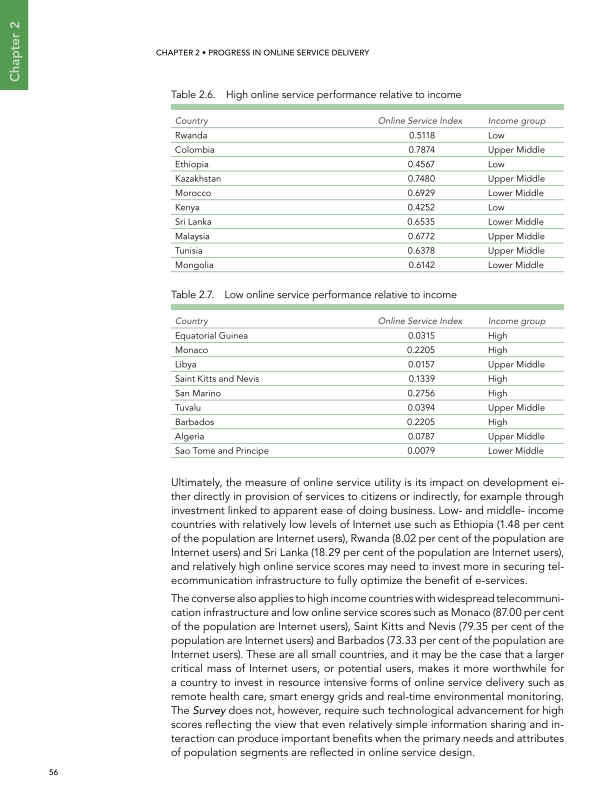
#> input picture TableStructureRecognition/Examples/cTDaR_t10120.jpg, 1224 x 1584 px (shown at 1/2 size)
$ python -i borderFunc.py   (imports and definitions only)
#> lines starting #> are read from the running program, lines starting #| are printed output that depends on the picture; after the words box and inside, x2 and y2 are one past the last pixel; in counts of white or black regions, pixels touching at a corner belong together
#> further down, picture is the input picture: shape (1584, 1224, 3); mean B, G, R 242.4, 243.7, 242.4
import cv2
from CascadeTabNet.TableStructureRecognition.Functions.line_detection import line_detection

##################  Functions required for Border table Recognition #################

## Return the intersection of lines only if intersection is present ##
# Input : x1, y1, x2, y2, x3, y3, x4, y4 (1: vertical, 2: horizontal)
# Output : (x,y) Intersection point
# [113 lines left out: functions line_intersection, extract_table, not called in this run]
# extract_table(cv2.imread("E:\\KSK\\KSK ML\\KSK PAPERS\\TabXNet\\For Git\\images\\table.PNG"),1,lines=None)


def findX(X,x):
    return X.index(x)
def findY(Y,y):
    return Y.index(y)

# [7 lines left out: function span, not called in this run]


def extractText(img):
    gray = cv2.cvtColor(img, cv2.COLOR_BGR2GRAY)
    _, thresh1 = cv2.threshold(gray, 0, 255, cv2.THRESH_OTSU | cv2.THRESH_BINARY_INV)
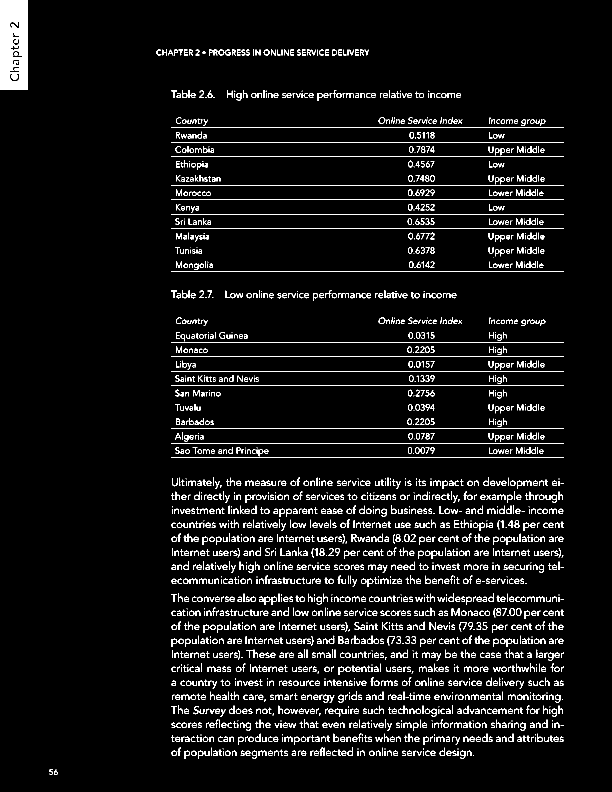
#> thresh1: shape (1584, 1224) (shown at 1/2 size); 5.3% white in thin lines or dots
    # cv2_imshow(thresh1)
    rect_kernel = cv2.getStructuringElement(cv2.MORPH_RECT, (1, 1))
    dilation = cv2.dilate(thresh1, rect_kernel, iterations = 2)
    contours, _ = cv2.findContours(dilation, cv2.RETR_EXTERNAL,cv2.CHAIN_APPROX_NONE)
#> contours = 2187 contours, 1185 with area under 20; largest, box (x1, y1, x2, y2) and area: (0, 0, 56, 180) 9845, (1032, 1216, 1043, 1232) 125, (1019, 1216, 1030, 1232) 125, (757, 635, 771, 648) 124, (808, 1068, 819, 1084) 122
    im2 = img.copy()
    mx,my,mw,mh = float('Inf'),float('Inf'),-1,-1
    for cnt in contours:
        x, y, w, h = cv2.boundingRect(cnt)
        # print(im2.shape)
        if x<2 or y<2 or (x+w>=im2.shape[1]-1 and y+h>=im2.shape[0]-1) or w>=im2.shape[1]-1 or h>=im2.shape[0]-1:
            continue
        if x<mx:
            mx = x
        if y<my:
            my = y
        if x+w>mw:
            mw = x+w
        if y+h>mh:
            mh = y+h
#> this loop made 2187 passes
#> (x, y, w, h, mx, my, mw, mh) on pass 1: (108, 1539, 8, 11, 108, 1539, 116, 1550)
#> (cnt, x, y, w, h, my, mw) on pass 3: ([[946, 1510], [946, 1511], [947, 1511], [947, 1510]], 946, 1510, 2, 2, 1510, 948)
#> after the loop, mh = 1550; mw = 1128; mx = 99; my = 99
        # print(x, y, w, h)

    if mx !=float('Inf') and my !=float('Inf'):
        # Drawing a rectangle on copied image
        # rect = cv2.rectangle(im2, (mx+1, my), (mw-2, mh-2), (0, 255, 0), 1)
        # cv2_imshow(im2)
        return mx,my,mw,mh
    else :
        return None

>>> import cv2
>>> picture = cv2.imread('../Examples/cTDaR_t10120.jpg')
>>> result = extractText(picture)
#> result = (99, 99, 1128, 1550)
